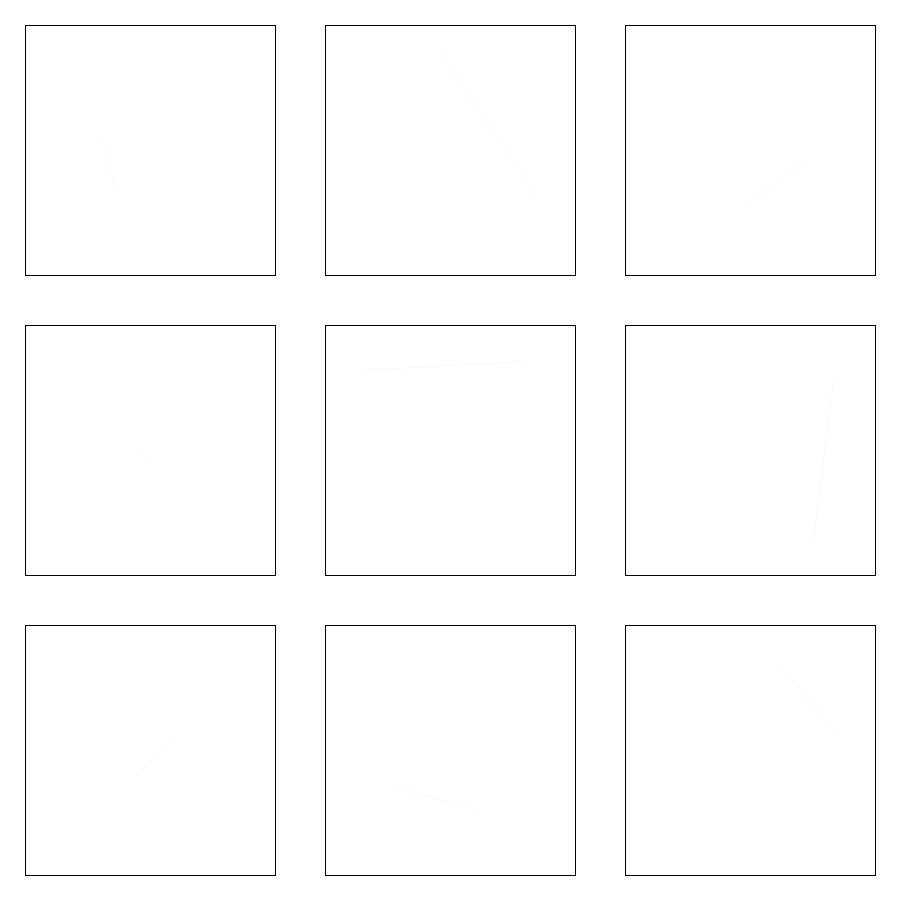
Frame 1 (no input)
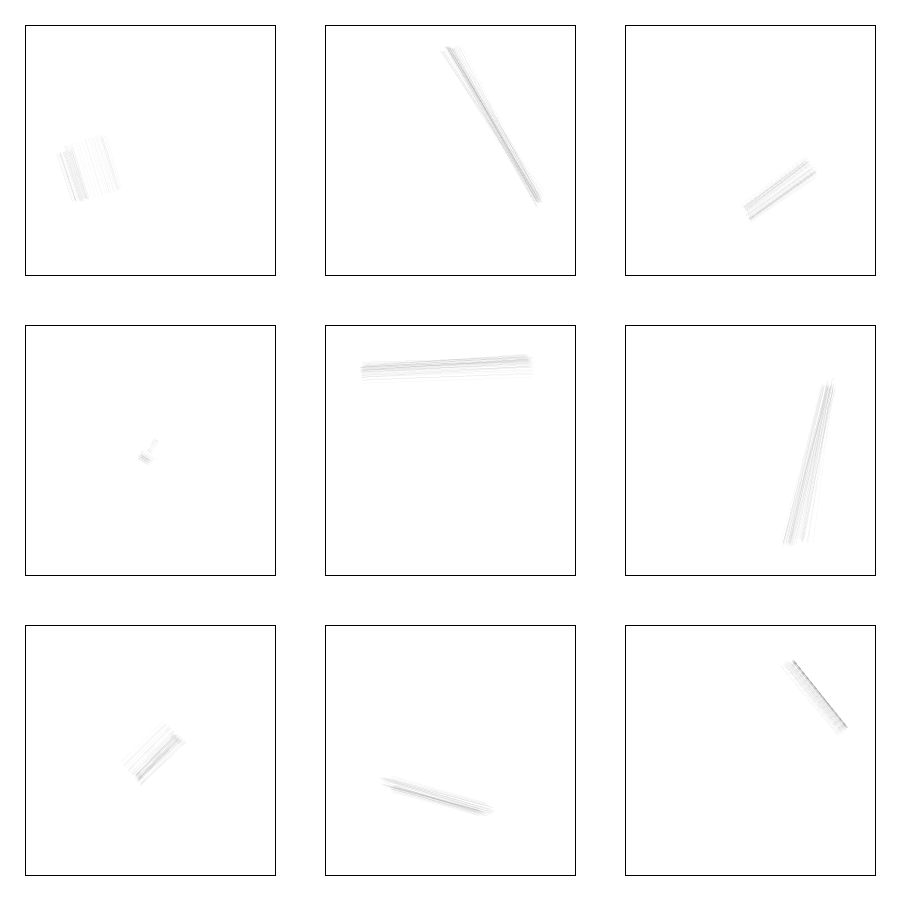
Frame 60 (the mouse pressed at the canvas centre just before this capture)
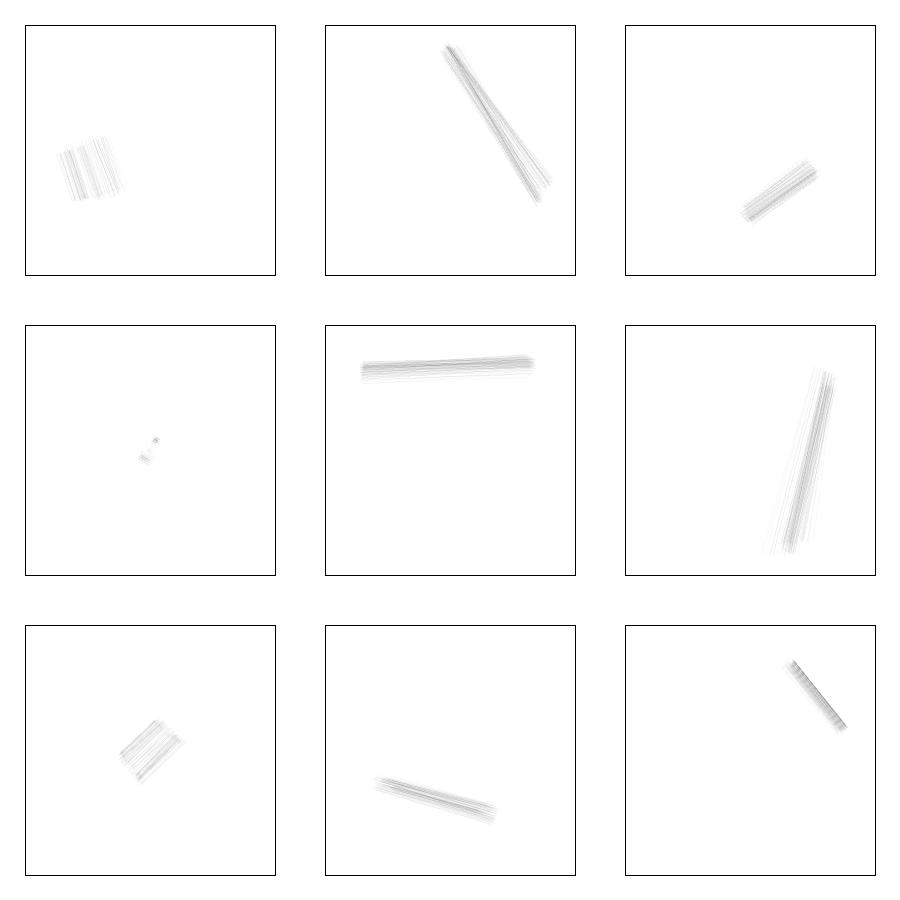
Frame 120 (the mouse held since frame 60 and released just before this capture)

The Processing sketch that drew these frames (run headless with seeded random() and noise(); from frame 60 on, the mouse is pressed at the canvas centre):

// Processing sketch: demo_240404b_spinLines
// ── demo_240404b_spinLines.pde
// little layered drawing piece
// each frame, draw a black line and a white line
// change the parameters of the lines a bit each frame
// in a random walk style

int numLines = 9;
wanderLine[] lines;

void setup(){
  size(900, 900);
  background(255);
  noSmooth();
  strokeWeight(1);
  
  lines = new wanderLine[numLines];
  
  PVector tempLoc = new PVector();
  // alternate between black and white lines
  for(int i = 0; i < lines.length; i++){
    tempLoc.set(i / 3 * 300 + 150, i % 3 * 300 + 150);
    lines[i] = new wanderLine(tempLoc, color(i%2==0?0:0, 5));
    noFill();
    square(i / 3 * 300 + 25, i % 3 * 300 + 25, 250);
  }
  
}

void draw(){
  
  for(int i = 0; i < lines.length; i++){
    lines[i].drawLine();
    lines[i].updateLine();
  }
}

class wanderLine{
  PVector home;
  float lineLength, lineJitter;
  float radius, radiusJitter;
  float angle, angleJitter;
  color ink;
  
  wanderLine(PVector loc, color col){
    home = new PVector(loc.x, loc.y);
    lineLength = random(-width*.2, width*.2);
    radius = random(-width*.1, width*.1);
    angle = random(TAU);
    ink = col;
    
    lineJitter = random(1, 5);
    radiusJitter = random(2, 5);
    angleJitter = random(TAU * 0.005);
  }
  
  void drawLine(){
    resetMatrix();
    translate(home.x, home.y);
    rotate(angle);
    stroke(ink);
    line(radius, -lineLength/2, radius, lineLength/2);
  }
  
  void updateLine(){
    // random walk line parameters
    lineLength += random(-lineJitter, lineJitter);
    radius += random(-radiusJitter, radiusJitter);
    angle += random(-angleJitter, angleJitter);
    
    // limit line length and radius
    lineLength = constrain(lineLength, -width*.9, width*.9);
    radius = constrain(radius, -width*.1, width*.1);
    
    //ink = color(frameCount%2==0?0:255, 5);
  }
}

void mouseClicked(){
  String time = "" + year() + "-" + month() + "-" + day()
             + "-" + hour() + "-" + minute() + "-" + second();
  save("output/" + time + ".png");
  println("saved as " + time + ".png");
}
